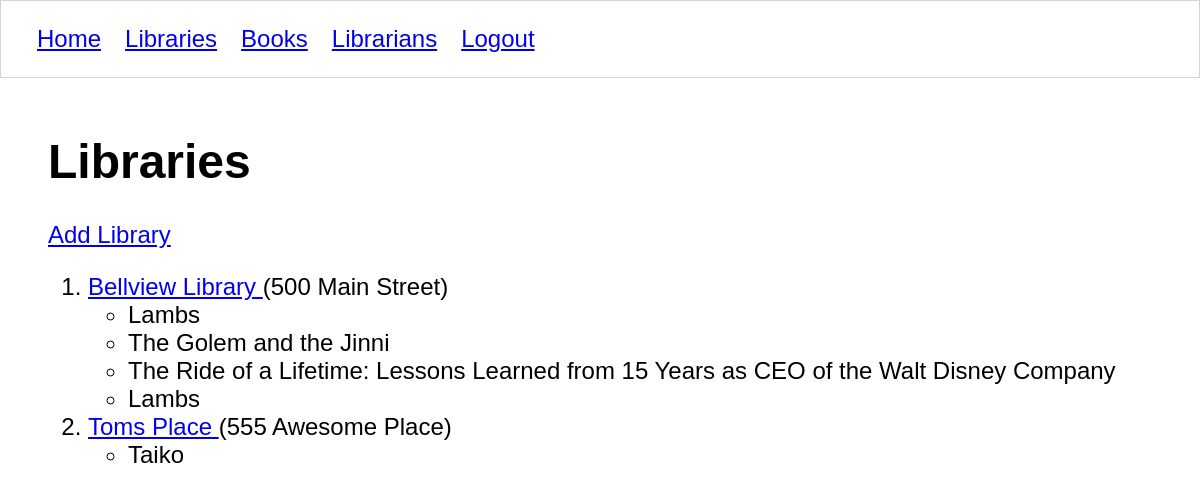
/libraries/ (signed in), run on the app's committed database.
### libraryapp/models/library.py (models this page shows, shortened)
class Library(models.Model):
    title = models.CharField(max_length=50)
    address = models.CharField(max_length=50)
    class Meta:
        verbose_name = ("library")
        verbose_name_plural = ("libraries")

### libraryapp/models/book.py (models this page shows, shortened)
class Book(models.Model):
    title = models.CharField(max_length=50)
    isbn = models.CharField(max_length=50)
    author = models.CharField(max_length=50)
    year_published = models.IntegerField()
    location = models.ForeignKey(Library, on_delete=models.CASCADE)
    librarian = models.ForeignKey(Librarian, on_delete=models.CASCADE)
    class Meta:
        verbose_name = ("books")
        verbose_name_plural = ("books")

### libraryapp/views/libraries/list.py (the view)
# urls.py: path('libraries/', list_libraries, name='libraries'),
@login_required
def list_libraries(request):
    if request.method == 'GET':
        with sqlite3.connect(Connection.db_path) as conn:
            conn.row_factory = create_library
            db_cursor = conn.cursor()
            db_cursor.execute("""
            SELECT
                li.id,
                li.title,
                li.address,
                b.id book_id,
                b.title book_title,
                b.author,
                b.year_published,
                b.isbn
            FROM libraryapp_library li
            JOIN libraryapp_book b ON li.id = b.location_id
            """)
            libraries = db_cursor.fetchall()
        library_groups = {}
        for (library, book) in libraries:
            if library.id not in library_groups:
                library_groups[library.id] = library
                library_groups[library.id].books.append(book)
            else:
                library_groups[library.id].books.append(book)
    template_name = 'libraries/list.html'
    context = {
        'all_libraries': library_groups.values()
    }
    return render(request, template_name, context)

### libraryapp/views/libraries/list.py (called while the page is built)
def create_library(cursor, row):
    _row = sqlite3.Row(cursor, row)
    library = Library()
    library.id = _row["id"]
    library.title = _row["title"]
    library.address = _row["address"]
    library.books = []
    book = Book()
    book.id = _row["book_id"]
    book.title = _row["book_title"]
    book.author = _row["author"]
    book.isbn = _row["isbn"]
    book.year_published = _row["year_published"]
    return (library, book,)

### libraryapp/templates/libraries/list.html
{% extends 'shared/base.html' %} {% block content %}
<h1>Libraries</h1>
<a href="{% url 'libraryapp:library_form' %}">Add Library</a>
<ol>
  {% for library in all_libraries %}
  <li>
    <a href="{% url 'libraryapp:library' library.id %}">
      {{ library.title }}
    </a>
    ({{ library.address }})
    <ul>
      {% for book in library.books %}
      <li>{{ book.title }}</li>
      {% endfor %}
    </ul>
  </li>
  {% endfor %}
</ol>
{% endblock %}

### libraryapp/static/styles/base.css (style rules this page uses)
body { margin: 0; padding: 0; font-size: 1.5em; font-family: "Gill Sans", "Gill Sans MT", Calibri, "Trebuchet MS", sans-serif; }

### data on the page
Library: title "Bellview Library", address "500 Main Street"
Book: title "Lambs"
Book: title "The Golem and the Jinni"
Book: title "The Ride of a Lifetime: Lessons Learned from 15 Years as CEO of the Walt Disney Company"
Book: title "Lambs"
Library: title "Toms Place", address "555 Awesome Place"
Book: title "Taiko"
